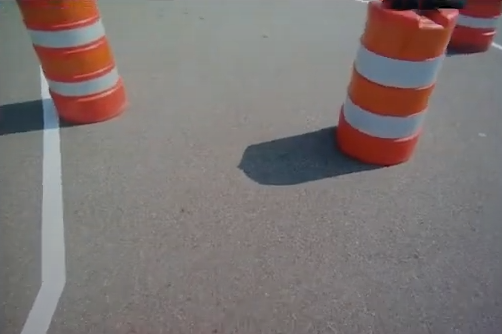
#> input picture lane_following/data/obstacle.png, 502 x 334 px
$ jupyter execute lane_costmap.ipynb
#> lines starting #> are read from the running program, lines starting #| are printed output that depends on the picture; after the words box and inside, x2 and y2 are one past the last pixel; in counts of white or black regions, pixels touching at a corner belong together
[cell 1]
import matplotlib.pyplot as plt
import numpy as np
import cv2

[cell 2]
image_c = cv2.imread('./data/obstacle.png')
#> image_c is the input picture: shape (334, 502, 3); mean B, G, R 115.6, 116.9, 124.9
plt.imshow(cv2.cvtColor(image_c, cv2.COLOR_RGB2BGR))
width, height, _ = image_c.shape
#> width = 334; height = 502

[cell 3]
# Define HLS range for white (L value is critical)
lower_white = np.array([0, 150, 0])
upper_white = np.array([180, 255, 30])
# Define HLS range for yellow and orange
lower_yellow_orange = np.array([10, 20, 20])
upper_yellow_orange = np.array([35, 255, 255])
#---------------
# Blur BGR image
for i in range(1):
    image_c = cv2.GaussianBlur(image_c, (7, 7), 0)
# Convert to HLS
hls_image = cv2.cvtColor(image_c, cv2.COLOR_BGR2HLS)
#> hls_image: shape (334, 502, 3); mean of channels 0, 1, 2 60.2, 120.5, 21.8
# Mask the colors
white_mask = cv2.inRange(hls_image, lower_white, upper_white)
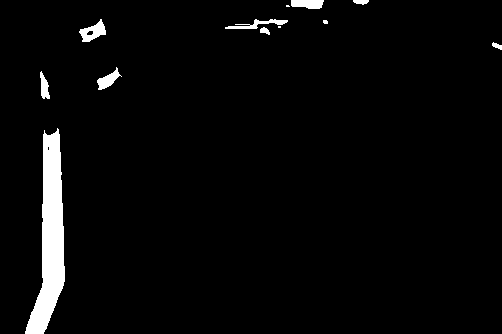
#> white_mask: shape (334, 502); 3.3% white; 12 white regions (3 under 20 px), largest, box (x1, y1, x2, y2) and area: (25, 128, 65, 334) 4074, (79, 19, 106, 42) 314, (291, 0, 324, 9) 251
yellow_orange_mask = cv2.inRange(hls_image, lower_yellow_orange, upper_yellow_orange)
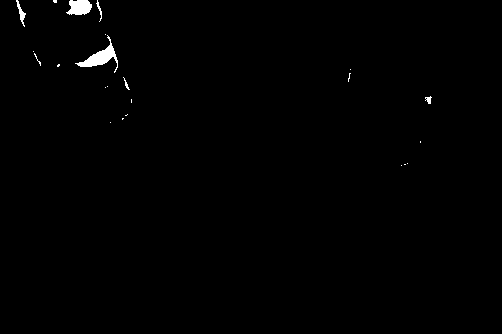
#> yellow_orange_mask: shape (334, 502); 0.6% white; 23 white regions (17 under 20 px), largest, box (x1, y1, x2, y2) and area: (75, 35, 118, 73) 446, (66, 0, 92, 15) 300, (16, 0, 26, 27) 87, (96, 0, 102, 22) 39, (425, 96, 432, 104) 33, (123, 77, 130, 90) 25
# Combine
lane_mask = cv2.bitwise_or(white_mask, yellow_orange_mask)
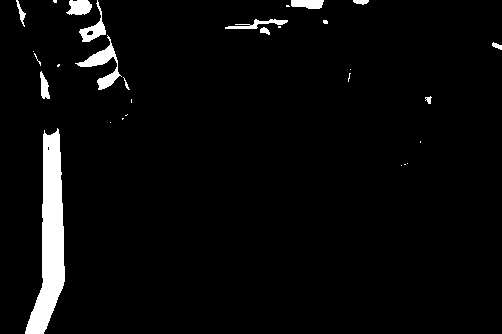
#> lane_mask: shape (334, 502); 3.9% white; 30 white regions (17 under 20 px), largest, box (x1, y1, x2, y2) and area: (25, 128, 65, 334) 4074, (75, 35, 122, 90) 678, (79, 0, 106, 42) 350
plt.imshow(cv2.cvtColor(lane_mask, cv2.COLOR_GRAY2BGR))

[cell 4]
# Create cost map ( Black = safe, white = danger)
cost = lane_mask
cost[cost != 0] = 100
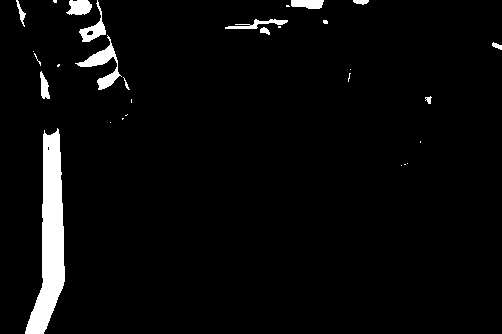
#> cost: shape (334, 502); values 0 (black) and 100 (white), 3.9% white; 30 white regions (17 under 20 px), largest, box (x1, y1, x2, y2) and area: (25, 128, 65, 334) 4074, (75, 35, 122, 90) 678, (79, 0, 106, 42) 350
plt.imshow(cv2.cvtColor(cost, cv2.COLOR_GRAY2BGR))

[cell 5]
cv2.imwrite('./processed/lane_costmap.png', cost)
#> Out = True
